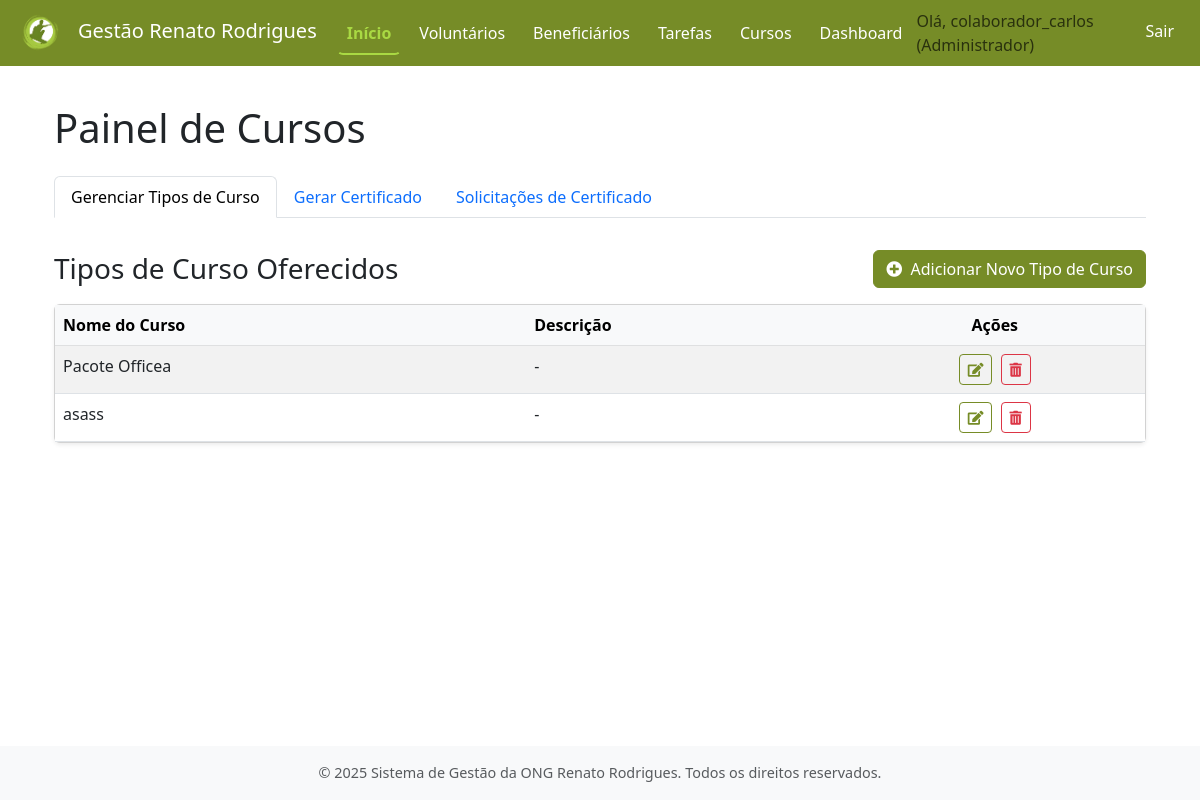
Before: /cursos/gerenciar/ (signed in) with the older database file.
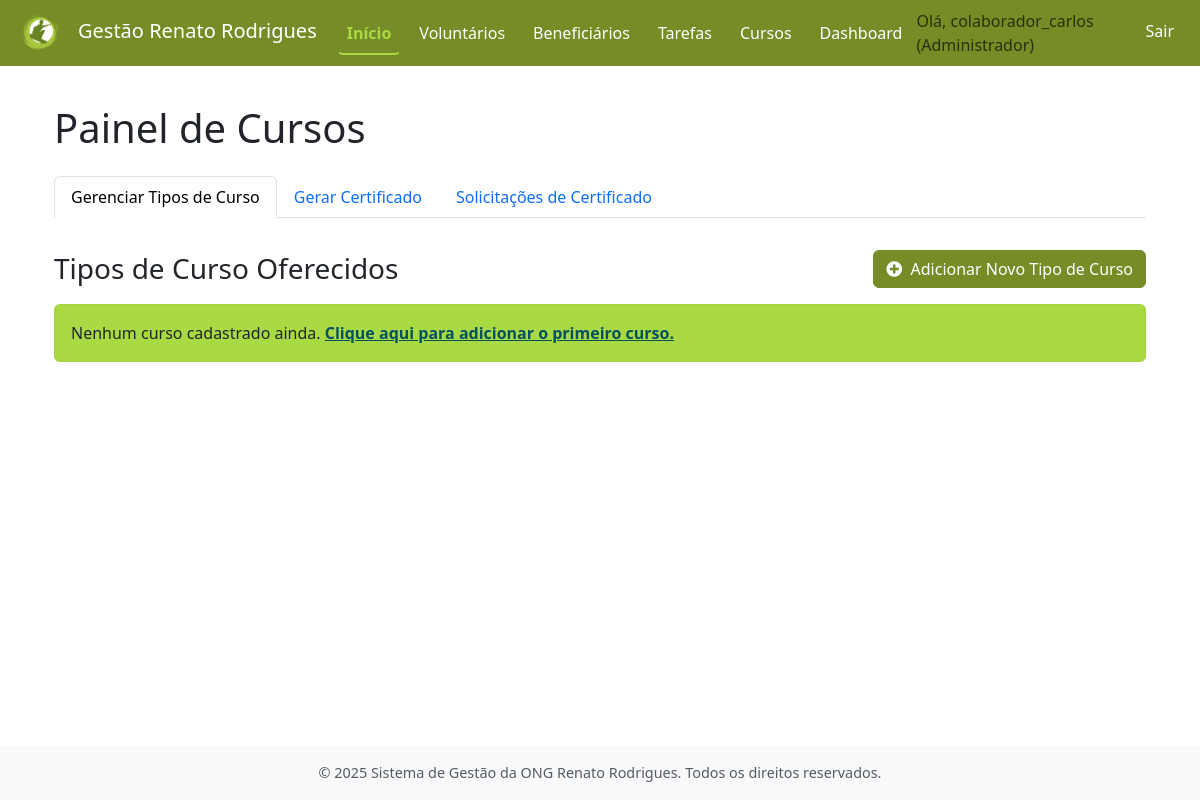
After: the same page with the newer database file.
### cursos/models.py (models this page shows, shortened)
class Curso(models.Model):
    nome_curso = models.CharField(max_length=200, verbose_name="Nome do Curso")
    descricao = models.TextField(blank=True, null=True, verbose_name="Descrição")
    class Meta:
        verbose_name = "Curso"
        verbose_name_plural = "Cursos"

### cursos/views.py (the view)
# urls.py: path('gerenciar/', views.CursoListView.as_view(), name='listar_cursos_ong'),
class CursoListView(LoginRequiredMixin, ListView):
    model = Curso
    template_name = 'cursos/curso_list.html' # Especificar o nome do template
    context_object_name = 'cursos'
    paginate_by = 10
    def get_context_data(self, **kwargs):
        context = super().get_context_data(**kwargs)
        context['titulo_pagina_aba_gerenciar'] = "Tipos de Curso Oferecidos" # Título específico para o conteúdo da aba
        termo_pesquisa_beneficiario = self.request.GET.get('q_beneficiario', None)
        beneficiarios_list = Beneficiario.objects.filter(ativo=True)
        if termo_pesquisa_beneficiario:
            beneficiarios_list = beneficiarios_list.filter(nome_completo__icontains=termo_pesquisa_beneficiario)
        paginator_beneficiarios = Paginator(beneficiarios_list.order_by('nome_completo'), 10) # 10 beneficiários por página
        page_number_beneficiarios = self.request.GET.get('page_beneficiarios') # Usar um param de página diferente
        try:
            context['page_obj_beneficiarios'] = paginator_beneficiarios.page(page_number_beneficiarios)
        except PageNotAnInteger:
            context['page_obj_beneficiarios'] = paginator_beneficiarios.page(1)
        except EmptyPage:
            context['page_obj_beneficiarios'] = paginator_beneficiarios.page(paginator_beneficiarios.num_pages)
        context['termo_pesquisa_beneficiario_atual'] = termo_pesquisa_beneficiario
        context['titulo_pagina_aba_gerar_certificado'] = "Gerar Certificado - Buscar Beneficiário"
        param_aba_ativa = self.request.GET.get('aba_ativa_cursos')
        if param_aba_ativa == 'gerar-certificado' or termo_pesquisa_beneficiario is not None:
            context['aba_ativa_cursos'] = 'gerar-certificado'
        else:
            context['aba_ativa_cursos'] = 'gerenciar-tipos-curso' # Default para esta view
        return context

### beneficiarios/models.py (called while the page is built)
    def get_cpf_formatado(self):
        if self.cpf:
            cpf_numeros = ''.join(filter(str.isdigit, self.cpf))
            if len(cpf_numeros) == 11:
                return f"{cpf_numeros[:3]}.{cpf_numeros[3:6]}.{cpf_numeros[6:9]}-{cpf_numeros[9:]}"
        return self.cpf or ""

### cursos/templates/cursos/curso_list.html (shortened to what this page needs)
{% extends 'core/base.html' %}
{% load static %}
{% block content %}
<div class="container mt-4">
    <h1 class="mb-4">Painel de Cursos</h1>
    <ul class="nav nav-tabs mb-3" id="cursosAbas" role="tablist">
        <li class="nav-item" role="presentation">
            <a class="nav-link {% if aba_ativa_cursos == 'gerenciar-tipos-curso' or not aba_ativa_cursos %}active{% endif %}" id="gerenciar-tipos-curso-aba" href="{% url 'cursos:listar_cursos_ong' %}">Gerenciar Tipos de Curso</a>
        </li>
        <li class="nav-item" role="presentation">
            <a class="nav-link {% if aba_ativa_cursos == 'gerar-certificado' %}active{% endif %}" id="gerar-certificado-aba" href="{% url 'cursos:listar_cursos_ong' %}?aba_ativa_cursos=gerar-certificado">Gerar Certificado</a>
        </li>
        <li class="nav-item" role="presentation">
            <a class="nav-link {% if aba_ativa_cursos == 'solicitacoes-certificado' %}active{% endif %}" id="solicitacoes-certificado-aba" href="{% url 'cursos:listar_solicitacoes_certificado' %}">Solicitações de Certificado</a>
        </li>
    </ul>
    <div class="tab-content pt-3" id="cursosAbasConteudo">
        <div class="tab-pane fade {% if aba_ativa_cursos == 'gerenciar-tipos-curso' or not aba_ativa_cursos %}show active{% endif %}" id="gerenciar-tipos-curso-conteudo" role="tabpanel" aria-labelledby="gerenciar-tipos-curso-aba" tabindex="0">
            <div class="d-flex justify-content-between align-items-center mb-3">
                <h3 class="mb-0">{{ titulo_pagina_aba_gerenciar|default:"Tipos de Curso Oferecidos" }}</h3>
                <a href="{% url 'cursos:criar_curso_ong' %}" class="btn btn-primary">
                    <i class="fas fa-plus-circle me-1"></i> Adicionar Novo Tipo de Curso
                </a>
            </div>
    {% if cursos %}
    <div class="card shadow-sm">
        <div class="card-body p-0">
            <div class="table-responsive">
                <table class="table table-hover table-striped mb-0">
                    <thead class="table-light">
                        <tr>
                            <th>Nome do Curso</th>
                            <th>Descrição</th>
                            <th class="text-center">Ações</th>
                        </tr>
                    </thead>
                    <tbody>
                        {% for curso in cursos %}
                        <tr>
                            <td>{{ curso.nome_curso }}</td>
                            <td>{{ curso.descricao|truncatewords:15|default:"-" }}</td>
                            <td class="text-center">
                                <a href="{% url 'cursos:editar_curso_ong' pk=curso.pk %}" class="btn btn-sm btn-outline-primary me-1" title="Editar">
                                    <i class="fas fa-edit"></i>
                                </a>
                                <a href="{% url 'cursos:excluir_curso_ong' pk=curso.pk %}" class="btn btn-sm btn-outline-danger" title="Excluir">
                                    <i class="fas fa-trash-alt"></i>
                                </a>
                            </td>
                        </tr>
                        {% endfor %}
                    </tbody>
                </table>
            </div>
        </div>
    </div>
    {% else %}
    <div class="alert alert-info mt-3" role="alert">
        Nenhum curso cadastrado ainda. <a href="{% url 'cursos:criar_curso_ong' %}" class="alert-link">Clique aqui para adicionar o primeiro curso.</a>
    </div>
    {% endif %}
        </div>
    </div>
</div>
{% endblock content %}

Changed rows visible on the page:
removed Curso: nome_curso "Pacote Officea", descricao "-"
removed Curso: nome_curso "asass", descricao "-"
Other visible differences:
text no longer shown: "Nome do Curso Descrição Ações"
text now shown: "Nenhum curso cadastrado ainda. Clique aqui para adicionar o primeiro curso."
